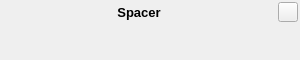
<?xml version="1.0" encoding="UTF-8"?>
<!-- Copyright (C) 2024-2026 RF StateSide LLC; SPDX-License-Identifier: AGPL-3.0-or-later -->
<ui version="4.0">
 <class>spacer000000</class>
 <widget class="QWidget" name="spacer000000">
  <property name="geometry">
   <rect>
    <x>0</x>
    <y>0</y>
    <width>300</width>
    <height>60</height>
   </rect>
  </property>
  <property name="focusPolicy">
   <enum>Qt::FocusPolicy::StrongFocus</enum>
  </property>
  <property name="windowTitle">
   <string>Form</string>
  </property>
  <layout class="QVBoxLayout" name="verticalLayout">
   <property name="spacing">
    <number>2</number>
   </property>
   <property name="leftMargin">
    <number>2</number>
   </property>
   <property name="topMargin">
    <number>2</number>
   </property>
   <property name="rightMargin">
    <number>2</number>
   </property>
   <property name="bottomMargin">
    <number>2</number>
   </property>
   <item>
    <layout class="QHBoxLayout" name="horizontalLayout_4">
     <item>
      <spacer name="horizontalSpacer_2">
       <property name="orientation">
        <enum>Qt::Orientation::Horizontal</enum>
       </property>
       <property name="sizeHint" stdset="0">
        <size>
         <width>40</width>
         <height>20</height>
        </size>
       </property>
      </spacer>
     </item>
     <item>
      <widget class="QLabel" name="labelTitle">
       <property name="font">
        <font>
         <pointsize>10</pointsize>
         <bold>true</bold>
        </font>
       </property>
       <property name="text">
        <string>Spacer</string>
       </property>
       <property name="alignment">
        <set>Qt::AlignmentFlag::AlignCenter</set>
       </property>
      </widget>
     </item>
     <item>
      <spacer name="horizontalSpacer">
       <property name="orientation">
        <enum>Qt::Orientation::Horizontal</enum>
       </property>
       <property name="sizeHint" stdset="0">
        <size>
         <width>40</width>
         <height>20</height>
        </size>
       </property>
      </spacer>
     </item>
     <item>
      <widget class="QPushButton" name="pushButtonRemove">
       <property name="minimumSize">
        <size>
         <width>20</width>
         <height>20</height>
        </size>
       </property>
       <property name="maximumSize">
        <size>
         <width>20</width>
         <height>20</height>
        </size>
       </property>
       <property name="text">
        <string/>
       </property>
      </widget>
     </item>
    </layout>
   </item>
   <item>
    <spacer name="verticalSpacer">
     <property name="orientation">
      <enum>Qt::Orientation::Vertical</enum>
     </property>
     <property name="sizeHint" stdset="0">
      <size>
       <width>20</width>
       <height>29</height>
      </size>
     </property>
    </spacer>
   </item>
  </layout>
 </widget>
 <resources/>
 <connections/>
</ui>
